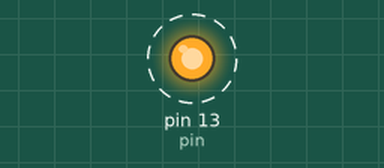
A sketch run on a simulated Arduino Uno, built with avr-gcc and run on an emulated ATmega328P. Shown: output pins drawn as LEDs (lit = HIGH). Dashed ring = blinking. What the sketch prints to the serial monitor is not drawn.

Above: at 0.2 s.
Timing chart, 0 to 3.0 s (numbered marks = the images above):
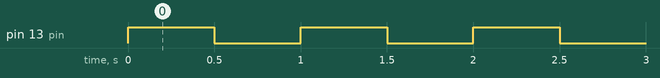

The sketch:

heartbeat.ino
```cpp
int time = 0;
int pin = 13;
void setup() {
  Serial.begin(9600);
  pinMode(pin, OUTPUT);

}

void loop() {
  digitalWrite(pin, HIGH);
  delay(500);
  digitalWrite(pin, LOW);
  Serial.print(time);
  Serial.println(" sec have elapsed");
  delay(500);
    Serial.println(millis());

  ++time;
}
```

Measured:
- by itself, pin 13 (pin): alternates HIGH for 0.50 s and LOW for 0.50 s
